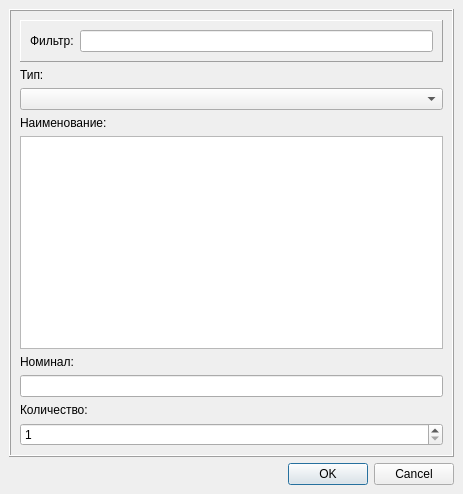
<ui version="4.0" >
 <class>RVvodAddDialog</class>
 <widget class="QDialog" name="RVvodAddDialog" >
  <property name="geometry" >
   <rect>
    <x>0</x>
    <y>0</y>
    <width>463</width>
    <height>494</height>
   </rect>
  </property>
  <property name="windowTitle" >
   <string>Dialog</string>
  </property>
  <layout class="QVBoxLayout" >
   <property name="margin" >
    <number>9</number>
   </property>
   <property name="spacing" >
    <number>6</number>
   </property>
   <item>
    <widget class="QFrame" name="frame" >
     <property name="frameShape" >
      <enum>QFrame::Box</enum>
     </property>
     <property name="frameShadow" >
      <enum>QFrame::Raised</enum>
     </property>
     <layout class="QVBoxLayout" >
      <property name="margin" >
       <number>9</number>
      </property>
      <property name="spacing" >
       <number>6</number>
      </property>
      <item>
       <widget class="QFrame" name="frame_2" >
        <property name="frameShape" >
         <enum>QFrame::Panel</enum>
        </property>
        <property name="frameShadow" >
         <enum>QFrame::Raised</enum>
        </property>
        <layout class="QHBoxLayout" >
         <property name="margin" >
          <number>9</number>
         </property>
         <property name="spacing" >
          <number>6</number>
         </property>
         <item>
          <widget class="QLabel" name="label_5" >
           <property name="text" >
            <string>Фильтр:</string>
           </property>
          </widget>
         </item>
         <item>
          <widget class="QLineEdit" name="le_filtr" />
         </item>
        </layout>
       </widget>
      </item>
      <item>
       <widget class="QLabel" name="label_2" >
        <property name="text" >
         <string>Тип:</string>
        </property>
       </widget>
      </item>
      <item>
       <widget class="QComboBox" name="cb_type" />
      </item>
      <item>
       <widget class="QLabel" name="label" >
        <property name="text" >
         <string>Наименование:</string>
        </property>
       </widget>
      </item>
      <item>
       <widget class="QTableWidget" name="tw" />
      </item>
      <item>
       <widget class="QLabel" name="label_4" >
        <property name="text" >
         <string>Номинал:</string>
        </property>
       </widget>
      </item>
      <item>
       <widget class="QLineEdit" name="le_nominal" />
      </item>
      <item>
       <widget class="QLabel" name="label_3" >
        <property name="text" >
         <string>Количество:</string>
        </property>
       </widget>
      </item>
      <item>
       <widget class="QSpinBox" name="sb_n" >
        <property name="maximum" >
         <number>10000</number>
        </property>
        <property name="minimum" >
         <number>1</number>
        </property>
       </widget>
      </item>
     </layout>
    </widget>
   </item>
   <item>
    <widget class="QDialogButtonBox" name="buttonBox" >
     <property name="orientation" >
      <enum>Qt::Horizontal</enum>
     </property>
     <property name="standardButtons" >
      <set>QDialogButtonBox::Cancel|QDialogButtonBox::NoButton|QDialogButtonBox::Ok</set>
     </property>
    </widget>
   </item>
  </layout>
 </widget>
 <resources/>
 <connections>
  <connection>
   <sender>buttonBox</sender>
   <signal>accepted()</signal>
   <receiver>RVvodAddDialog</receiver>
   <slot>accept()</slot>
   <hints>
    <hint type="sourcelabel" >
     <x>248</x>
     <y>254</y>
    </hint>
    <hint type="destinationlabel" >
     <x>157</x>
     <y>274</y>
    </hint>
   </hints>
  </connection>
  <connection>
   <sender>buttonBox</sender>
   <signal>rejected()</signal>
   <receiver>RVvodAddDialog</receiver>
   <slot>reject()</slot>
   <hints>
    <hint type="sourcelabel" >
     <x>316</x>
     <y>260</y>
    </hint>
    <hint type="destinationlabel" >
     <x>286</x>
     <y>274</y>
    </hint>
   </hints>
  </connection>
 </connections>
</ui>
